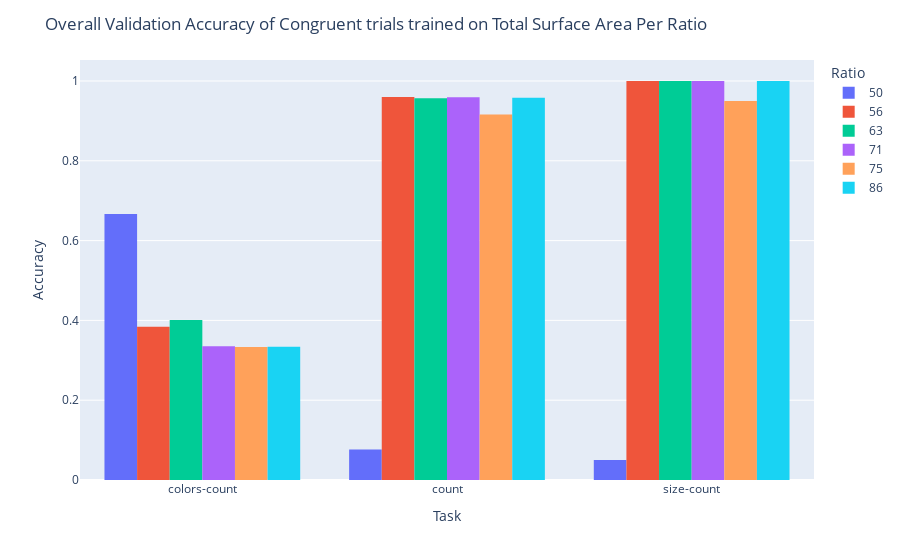

Notebook code for this chart:
### Code cell
fig = px.histogram(congruent_df_trained_on_TS.groupby(['Task', 'Ratio']).mean().reset_index(), x="Task",
             y="Validation Accuracy", color="Ratio",
             barmode="group")
fig.update_layout(
    title='Overall Validation Accuracy of Congruent trials trained on Total Surface Area Per Ratio',
    xaxis_title='Task',
    yaxis_title='Accuracy')
fig.show()

### Figure 1 — Plotly figure (JSON) as saved in the notebook; plotly's stock layout.template omitted (floating-point values rounded to 4 significant figures)
{"data": [{"alignmentgroup": "True", "bingroup": "x", "histfunc": "sum", "hovertemplate": "Ratio=50<br>Task=%{x}<br>sum of Validation Accuracy=%{y}<extra></extra>", "legendgroup": "50", "marker": {"color": "#636efa", "pattern": {"shape": ""}}, "name": "50", "offsetgroup": "50", "orientation": "v", "showlegend": true, "x": ["colors-count", "count", "size-count"], "xaxis": "x", "y": [0.6667, 0.07667, 0.05], "yaxis": "y", "type": "histogram"}, {"alignmentgroup": "True", "bingroup": "x", "histfunc": "sum", "hovertemplate": "Ratio=56<br>Task=%{x}<br>sum of Validation Accuracy=%{y}<extra></extra>", "legendgroup": "56", "marker": {"color": "#EF553B", "pattern": {"shape": ""}}, "name": "56", "offsetgroup": "56", "orientation": "v", "showlegend": true, "x": ["colors-count", "count", "size-count"], "xaxis": "x", "y": [0.3842, 0.96, 1.0], "yaxis": "y", "type": "histogram"}, {"alignmentgroup": "True", "bingroup": "x", "histfunc": "sum", "hovertemplate": "Ratio=63<br>Task=%{x}<br>sum of Validation Accuracy=%{y}<extra></extra>", "legendgroup": "63", "marker": {"color": "#00cc96", "pattern": {"shape": ""}}, "name": "63", "offsetgroup": "63", "orientation": "v", "showlegend": true, "x": ["colors-count", "count", "size-count"], "xaxis": "x", "y": [0.4008, 0.9567, 1.0], "yaxis": "y", "type": "histogram"}, {"alignmentgroup": "True", "bingroup": "x", "histfunc": "sum", "hovertemplate": "Ratio=71<br>Task=%{x}<br>sum of Validation Accuracy=%{y}<extra></extra>", "legendgroup": "71", "marker": {"color": "#ab63fa", "pattern": {"shape": ""}}, "name": "71", "offsetgroup": "71", "orientation": "v", "showlegend": true, "x": ["colors-count", "count", "size-count"], "xaxis": "x", "y": [0.335, 0.9592, 1.0], "yaxis": "y", "type": "histogram"}, {"alignmentgroup": "True", "bingroup": "x", "histfunc": "sum", "hovertemplate": "Ratio=75<br>Task=%{x}<br>sum of Validation Accuracy=%{y}<extra></extra>", "legendgroup": "75", "marker": {"color": "#FFA15A", "pattern": {"shape": ""}}, "name": "75", "offsetgroup": "75", "orientation": "v", "showlegend": true, "x": ["colors-count", "count", "size-count"], "xaxis": "x", "y": [0.3333, 0.9158, 0.95], "yaxis": "y", "type": "histogram"}, {"alignmentgroup": "True", "bingroup": "x", "histfunc": "sum", "hovertemplate": "Ratio=86<br>Task=%{x}<br>sum of Validation Accuracy=%{y}<extra></extra>", "legendgroup": "86", "marker": {"color": "#19d3f3", "pattern": {"shape": ""}}, "name": "86", "offsetgroup": "86", "orientation": "v", "showlegend": true, "x": ["colors-count", "count", "size-count"], "xaxis": "x", "y": [0.3342, 0.9583, 1.0], "yaxis": "y", "type": "histogram"}], "layout": {"xaxis": {"anchor": "y", "domain": [0.0, 1.0], "title": {"text": "Task"}}, "yaxis": {"anchor": "x", "domain": [0.0, 1.0], "title": {"text": "Accuracy"}}, "legend": {"title": {"text": "Ratio"}, "tracegroupgap": 0}, "margin": {"t": 60}, "barmode": "group", "title": {"text": "Overall Validation Accuracy of Congruent trials trained on Total Surface Area Per Ratio"}}}
